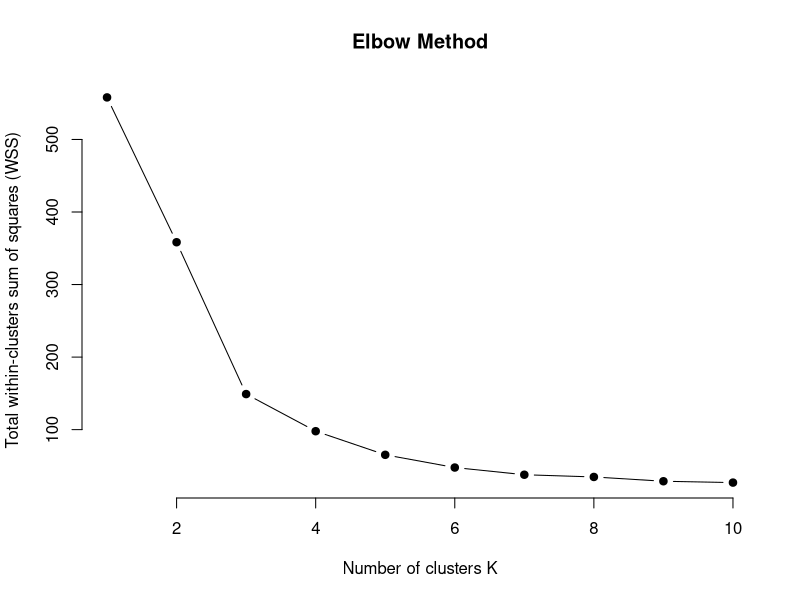
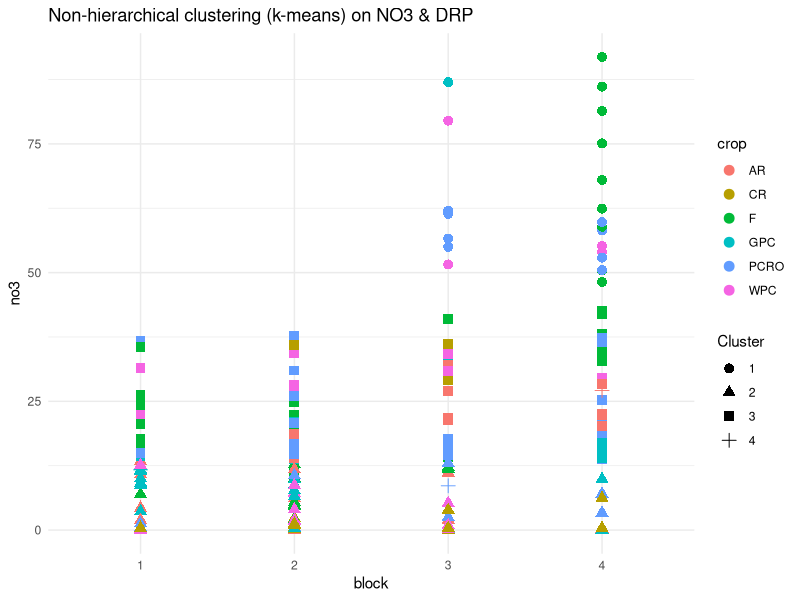
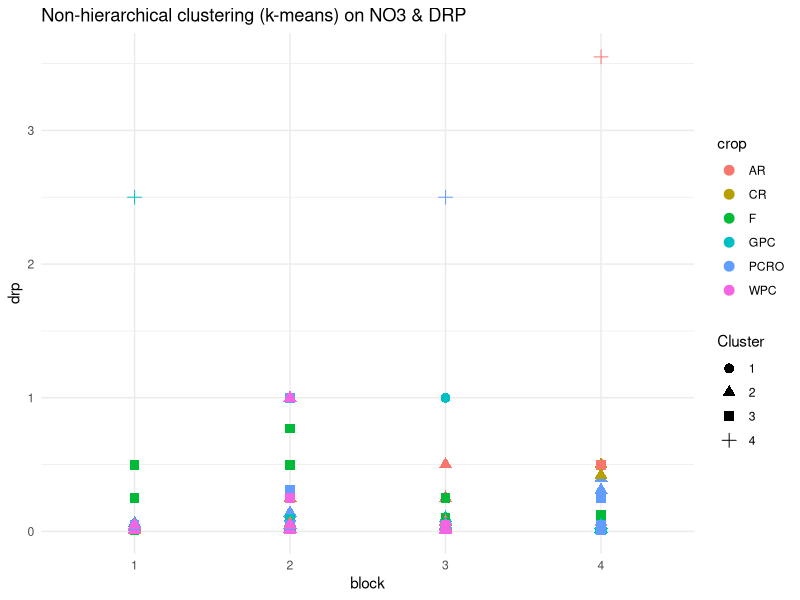
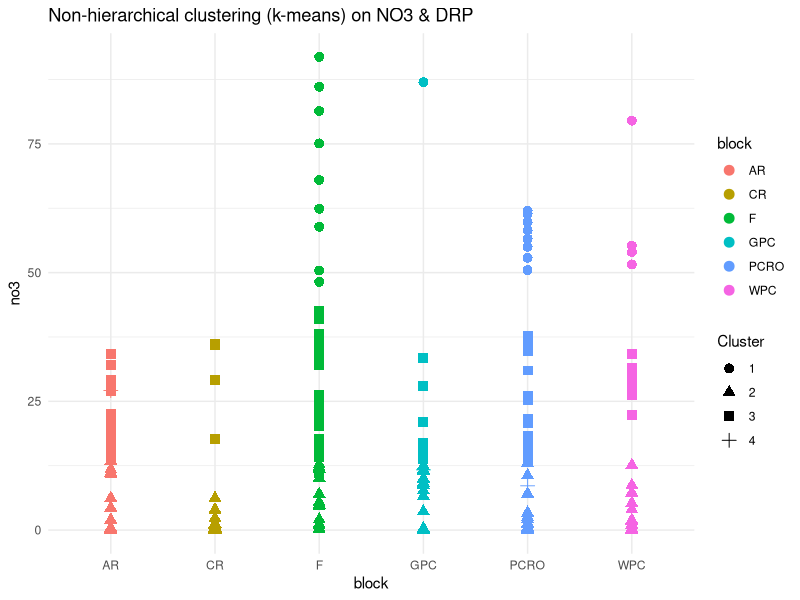

Here is the R script that generated these plots, in order:
##install packages
install.packages("multcompView")
install.packages("fastDummies")

# 1. Load necessary libraries
library(lme4)
library(lmerTest)
library(car)
library(emmeans)
library(tidyverse)
library(multcompView)
library(fastDummies)

options(contrasts = c("contr.sum", "contr.poly"))
# options(contrasts = c("contr.treatment", "contr.poly"))

# 2. Load and Clean Data
# Assuming your file is in the working directory
df <- read_csv("Data/porewater_isu_s_and_l_24_25_plot.csv")

df<- df %>% mutate(block=as.factor(block),
                   crop= as.factor(crop),
                   type = as.factor(type))

#select the number of the variables
df1 <- df %>% 
  select(block, crop, porewater_no3_mgl, porewater_drp_mgl) %>% 
  drop_na()

## optional: scale variables so they have similar weight

X_scaled <- scale(df1 %>% select(porewater_no3_mgl, porewater_drp_mgl))

set.seed(123)



###decide the number of cluster____test
# Compute WSS for k = 1 to 10
wss <- sapply(1:10, function(k){
  kmeans(X_scaled, centers = k, nstart = 25)$tot.withinss
})

####plot
# Plot elbow curve
plot(1:10, wss,
     type = "b", pch = 19, frame = FALSE,
     xlab = "Number of clusters K",
     ylab = "Total within-clusters sum of squares (WSS)",
     main = "Elbow Method") ### 4 cluster seems perfect as after 4 it started to faltered 


######
k <- 4  # choose number of clusters
km_res <- kmeans(X_scaled, centers = k, nstart = 25)

print(km_res)

#add new column
df1$cluster <- factor(km_res$cluster)

####plot the non heretical clusters_no3
ggplot(df1, aes(x = block , y = porewater_no3_mgl)) +
  geom_point(aes(color = crop, shape = cluster), size = 3) +
  labs(
    color = "crop",
    shape = "Cluster",
    x = "block",
    y = "no3",
    title = "Non-hierarchical clustering (k-means) on NO3 & DRP"
  ) +
  theme_minimal()

####plot the non heretical clusters_drp
ggplot(df1, aes(x = block , y = porewater_drp_mgl)) +
  geom_point(aes(color = crop, shape = cluster), size = 3) +
  labs(
    color = "crop",
    shape = "Cluster",
    x = "block",
    y = "drp",
    title = "Non-hierarchical clustering (k-means) on NO3 & DRP"
  ) +
  theme_minimal()

####plot the non heretical clusters_crop
ggplot(df1, aes(x = crop , y = porewater_no3_mgl)) +
  geom_point(aes(color = crop, shape = cluster), size = 3) +
  labs(
    color = "block",
    shape = "Cluster",
    x = "block",
    y = "no3",
    title = "Non-hierarchical clustering (k-means) on NO3 & DRP"
  ) +
  theme_minimal()
  
